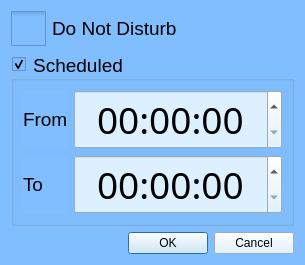
<?xml version="1.0" encoding="UTF-8"?>
<ui version="4.0">
 <class>DoNotDisturbWindow</class>
 <widget class="QDialog" name="DoNotDisturbWindow">
  <property name="geometry">
   <rect>
    <x>0</x>
    <y>0</y>
    <width>305</width>
    <height>223</height>
   </rect>
  </property>
  <property name="windowTitle">
   <string>Dialog</string>
  </property>
  <property name="autoFillBackground">
   <bool>false</bool>
  </property>
  <property name="styleSheet">
   <string notr="true">background-color: rgb(129, 190, 255);
</string>
  </property>
  <layout class="QGridLayout" name="gridLayout">
   <item row="3" column="0">
    <widget class="QGroupBox" name="groupBox">
     <property name="font">
      <font>
       <pointsize>14</pointsize>
      </font>
     </property>
     <property name="autoFillBackground">
      <bool>false</bool>
     </property>
     <property name="styleSheet">
      <string notr="true"/>
     </property>
     <property name="title">
      <string>Scheduled</string>
     </property>
     <property name="checkable">
      <bool>true</bool>
     </property>
     <layout class="QGridLayout" name="gridLayout_2">
      <item row="0" column="0">
       <widget class="QLabel" name="label">
        <property name="sizePolicy">
         <sizepolicy hsizetype="Fixed" vsizetype="Preferred">
          <horstretch>0</horstretch>
          <verstretch>0</verstretch>
         </sizepolicy>
        </property>
        <property name="font">
         <font>
          <pointsize>14</pointsize>
         </font>
        </property>
        <property name="text">
         <string>From</string>
        </property>
       </widget>
      </item>
      <item row="1" column="0">
       <widget class="QLabel" name="label_2">
        <property name="sizePolicy">
         <sizepolicy hsizetype="Preferred" vsizetype="Preferred">
          <horstretch>0</horstretch>
          <verstretch>0</verstretch>
         </sizepolicy>
        </property>
        <property name="font">
         <font>
          <pointsize>14</pointsize>
         </font>
        </property>
        <property name="text">
         <string>To</string>
        </property>
       </widget>
      </item>
      <item row="1" column="1">
       <widget class="QTimeEdit" name="timeEdit_2">
        <property name="sizePolicy">
         <sizepolicy hsizetype="Minimum" vsizetype="Preferred">
          <horstretch>0</horstretch>
          <verstretch>0</verstretch>
         </sizepolicy>
        </property>
        <property name="font">
         <font>
          <family>OCR A Extended</family>
          <pointsize>28</pointsize>
         </font>
        </property>
        <property name="styleSheet">
         <string notr="true">background-color: rgb(220, 240, 255)</string>
        </property>
        <property name="alignment">
         <set>Qt::AlignCenter</set>
        </property>
        <property name="displayFormat">
         <string>HH:mm:ss</string>
        </property>
       </widget>
      </item>
      <item row="0" column="1">
       <widget class="QTimeEdit" name="timeEdit">
        <property name="sizePolicy">
         <sizepolicy hsizetype="Minimum" vsizetype="Preferred">
          <horstretch>0</horstretch>
          <verstretch>0</verstretch>
         </sizepolicy>
        </property>
        <property name="font">
         <font>
          <family>OCR A Extended</family>
          <pointsize>28</pointsize>
         </font>
        </property>
        <property name="styleSheet">
         <string notr="true">background-color: rgb(220, 240, 255)</string>
        </property>
        <property name="alignment">
         <set>Qt::AlignCenter</set>
        </property>
        <property name="displayFormat">
         <string>HH:mm:ss</string>
        </property>
       </widget>
      </item>
     </layout>
    </widget>
   </item>
   <item row="4" column="0">
    <widget class="QDialogButtonBox" name="buttonBox">
     <property name="styleSheet">
      <string notr="true">background-color: rgb(220, 240, 255)</string>
     </property>
     <property name="standardButtons">
      <set>QDialogButtonBox::Cancel|QDialogButtonBox::Ok</set>
     </property>
    </widget>
   </item>
   <item row="0" column="0">
    <widget class="QCheckBox" name="checkBox">
     <property name="font">
      <font>
       <pointsize>14</pointsize>
      </font>
     </property>
     <property name="styleSheet">
      <string notr="true">QCheckBox::indicator
{
	width: 35 px;
	height: 35 px;
}

QCheckBox::indicator:checked
{
	image: url(&quot;:/prefix1/images/turn_on.png&quot;);
}

QCheckBox::indicator:unchecked
{
	image: url(&quot;:/prefix1/images/turn_off.png&quot;);
}</string>
     </property>
     <property name="text">
      <string>Do Not Disturb</string>
     </property>
    </widget>
   </item>
  </layout>
 </widget>
 <resources/>
 <connections/>
</ui>
